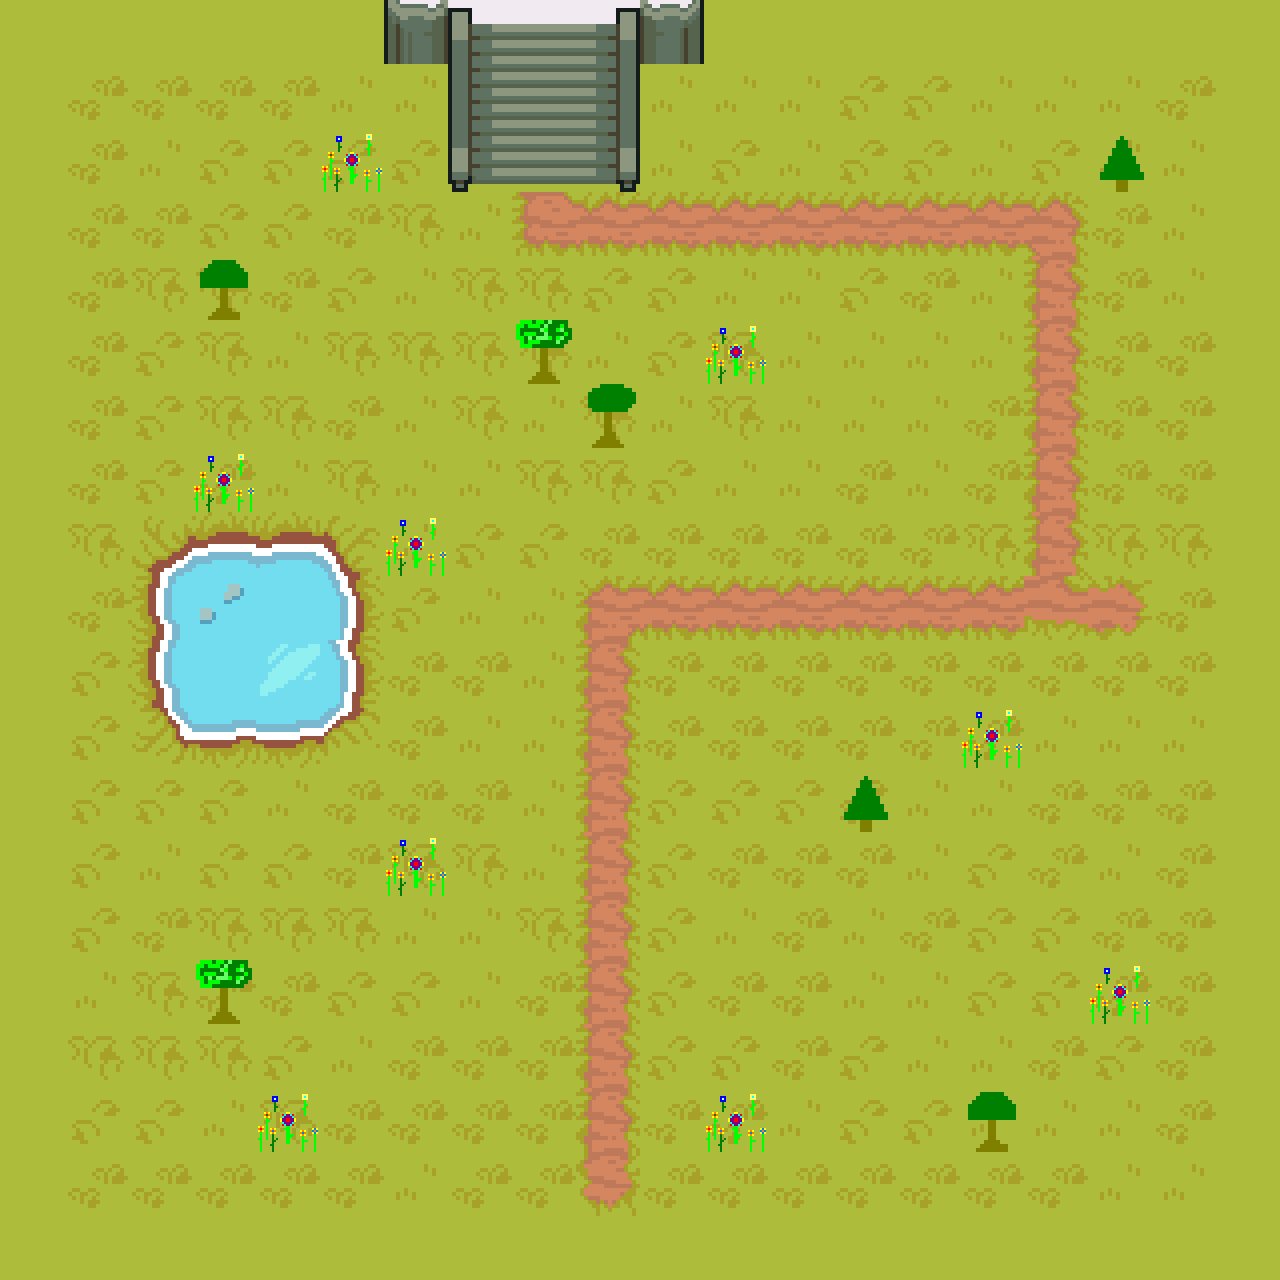

A level layout from a 2D game, rendered from its tile map. Below: a short description, then the map file with its tile-grid data intact:
An orthogonal 20x20 tile map with 64x64 px tiles, 3 tile layers (Tile Layer 1, grass, trees), 2 hidden layers not drawn, 5 tilesets.

<map version="1.9" tiledversion="1.9.1" orientation="orthogonal" renderorder="right-down" width="20" height="20" tilewidth="64" tileheight="64" infinite="0" nextlayerid="10" nextobjectid="1">
 <editorsettings>
  <export target="../level_map/map.csv" format="csv" />
 </editorsettings>
 <tileset firstgid="1" source="../level_map/tiles.tsx" />
 <tileset firstgid="257" source="../level_map/Floor.tsx" />
 <tileset firstgid="807" source="../level_map/red_slime.tsx" />
 <tileset firstgid="808" name="grassandflowers" tilewidth="64" tileheight="64" tilecount="1" columns="0">
  <grid orientation="orthogonal" width="1" height="1" />
  <tile id="0">
   <image width="64" height="64" source="../level_map/grass/flowers1.PNG" />
  </tile>
 </tileset>
 <tileset firstgid="809" name="trees" tilewidth="64" tileheight="64" tilecount="4" columns="0">
  <grid orientation="orthogonal" width="1" height="1" />
  <tile id="0">
   <image width="64" height="64" source="../level_map/trees/tree2.PNG" />
  </tile>
  <tile id="1">
   <image width="64" height="64" source="../level_map/trees/tree.PNG" />
  </tile>
  <tile id="2">
   <image width="64" height="64" source="../level_map/trees/pine.PNG" />
  </tile>
  <tile id="3">
   <image width="64" height="64" source="../level_map/trees/tree3.PNG" />
  </tile>
 </tileset>
 <layer id="1" name="Tile Layer 1" width="20" height="20">
  <data encoding="csv">
521,521,521,521,521,521,584,518,519,520,586,521,521,521,521,521,521,521,521,521,
521,524,524,524,524,502,502,540,541,542,502,502,502,523,523,502,502,502,524,521,
521,524,502,523,523,523,523,562,563,564,502,523,502,523,523,502,523,502,502,521,
521,524,524,523,523,524,522,502,481,478,478,478,478,478,478,478,418,524,502,521,
521,524,522,522,524,523,502,522,522,523,523,502,502,523,524,502,436,524,502,521,
521,524,523,522,502,522,522,522,522,502,523,522,502,502,502,502,436,524,524,521,
521,524,523,522,522,524,502,522,502,522,502,522,502,502,502,524,436,524,524,521,
521,524,523,524,502,522,502,502,522,522,523,502,502,524,502,524,436,524,524,521,
521,522,400,401,401,402,502,523,523,524,524,524,501,501,501,522,436,522,522,521,
521,524,422,530,291,424,523,502,502,415,478,478,478,478,478,478,482,479,524,521,
521,523,422,291,529,424,524,524,502,436,524,524,501,501,501,501,501,501,501,521,
521,523,444,445,445,446,524,502,502,436,524,524,524,524,524,524,502,502,502,521,
521,523,523,523,502,524,524,524,502,436,523,523,523,523,502,502,524,524,524,521,
521,523,502,523,523,524,522,522,502,436,523,524,524,524,502,523,524,502,524,521,
521,523,524,522,522,522,525,502,522,436,523,502,524,502,524,523,523,524,524,521,
521,502,522,524,524,523,523,502,524,436,523,524,524,502,502,523,523,524,524,521,
521,522,522,522,523,502,524,524,524,436,523,523,524,523,502,502,524,523,524,521,
521,523,523,502,522,524,524,524,524,436,524,524,502,523,523,502,502,502,524,521,
521,524,524,524,524,524,502,524,524,458,524,524,524,524,524,524,524,502,502,521,
521,521,521,521,521,521,521,521,521,521,521,521,521,521,521,521,521,521,521,521
</data>
 </layer>
 <layer id="4" name="FloorBlocks" width="20" height="20" visible="0">
  <data encoding="csv">
652,652,652,652,652,652,652,652,652,652,652,652,652,652,652,652,652,652,652,652,
652,0,0,0,0,0,0,0,0,0,0,0,0,0,0,0,0,0,575,652,
652,0,0,0,0,0,0,0,0,0,0,0,0,0,0,0,0,652,575,652,
652,0,0,0,0,0,0,0,0,0,0,0,0,0,0,0,0,0,575,652,
652,0,0,652,0,0,0,0,0,0,0,0,0,0,0,0,0,0,0,652,
652,0,0,0,0,0,0,0,652,0,0,0,0,0,0,0,0,0,0,652,
652,0,0,0,0,0,0,0,0,652,0,0,0,0,0,0,0,0,0,652,
652,0,0,0,0,0,0,0,0,0,0,0,0,0,0,0,0,0,0,652,
652,0,0,0,0,0,0,0,0,0,0,0,0,0,0,0,0,0,0,652,
652,0,0,652,652,0,0,0,0,0,0,0,0,0,0,0,0,0,0,652,
652,0,0,652,652,0,0,0,0,0,0,0,0,0,0,0,0,0,0,652,
652,0,0,0,0,0,0,0,0,0,0,0,0,0,0,0,0,0,0,652,
652,0,0,0,0,0,0,0,0,0,0,0,0,652,0,0,0,0,0,652,
652,0,0,0,0,0,0,0,0,0,0,0,0,0,0,0,0,0,0,652,
652,0,0,0,0,0,0,0,0,0,0,0,0,0,0,0,0,0,0,652,
652,0,0,652,0,0,0,0,0,0,0,0,0,0,0,0,0,0,0,652,
652,0,0,0,0,0,0,0,0,0,0,0,0,0,0,0,0,0,0,652,
652,0,0,0,0,0,0,0,0,0,0,0,0,0,0,652,0,0,0,652,
652,575,0,0,0,0,0,0,0,0,0,0,0,0,0,0,0,0,0,652,
652,652,652,652,652,652,652,652,652,652,652,652,652,652,652,652,652,652,652,652
</data>
 </layer>
 <layer id="5" name="Enimes" width="20" height="20" visible="0">
  <data encoding="csv">
0,0,0,0,0,0,0,0,0,0,0,0,0,0,0,0,0,0,0,0,
0,0,0,0,0,0,0,0,0,0,0,0,0,0,0,0,0,0,0,0,
0,0,0,0,0,0,0,0,807,0,0,0,0,0,0,0,0,0,0,0,
0,0,0,0,0,0,0,0,0,0,0,0,0,0,0,0,0,0,0,0,
0,0,0,0,0,0,0,0,0,0,0,0,0,0,0,0,0,0,0,0,
0,0,0,0,0,0,0,0,0,0,0,0,0,0,0,0,0,0,0,0,
0,0,0,0,0,0,0,0,0,0,0,0,0,0,0,0,0,0,0,0,
0,0,0,0,0,0,0,0,0,0,0,0,0,0,0,0,0,0,0,0,
0,0,0,0,0,0,0,0,0,0,0,0,0,0,0,0,0,0,0,0,
0,0,0,0,0,0,0,0,0,0,0,0,0,0,0,0,0,0,0,0,
0,0,0,0,0,0,0,0,0,0,0,0,0,0,0,0,0,0,0,0,
0,0,0,0,0,0,0,0,0,0,0,0,0,0,0,0,0,0,0,0,
0,0,0,0,0,0,0,0,0,0,0,0,0,0,0,0,0,0,0,0,
0,0,0,0,0,0,0,0,0,0,0,0,0,0,0,0,0,0,0,0,
0,0,0,0,0,0,0,0,0,0,0,0,0,0,0,0,0,0,0,0,
0,0,0,0,0,0,0,0,0,0,0,0,0,0,0,0,0,0,0,0,
0,0,0,0,0,0,0,0,0,0,0,0,0,0,0,0,0,0,0,0,
0,0,0,0,0,0,0,0,0,0,0,0,0,0,0,0,0,0,0,0,
0,0,0,0,0,0,0,0,0,0,0,0,0,0,0,0,0,0,0,0,
0,0,0,0,0,0,0,0,0,0,0,0,0,0,0,0,0,0,0,0
</data>
 </layer>
 <layer id="9" name="grass" width="20" height="20">
  <data encoding="csv">
0,0,0,0,0,0,0,0,0,0,0,0,0,0,0,0,0,0,0,0,
0,0,0,0,0,0,0,0,0,0,0,0,0,0,0,0,0,0,0,0,
0,0,0,0,0,808,0,0,0,0,0,0,0,0,0,0,0,0,0,0,
0,0,0,0,0,0,0,0,0,0,0,0,0,0,0,0,0,0,0,0,
0,0,0,0,0,0,0,0,0,0,0,0,0,0,0,0,0,0,0,0,
0,0,0,0,0,0,0,0,0,0,0,808,0,0,0,0,0,0,0,0,
0,0,0,0,0,0,0,0,0,0,0,0,0,0,0,0,0,0,0,0,
0,0,0,808,0,0,0,0,0,0,0,0,0,0,0,0,0,0,0,0,
0,0,0,0,0,0,808,0,0,0,0,0,0,0,0,0,0,0,0,0,
0,0,0,0,0,0,0,0,0,0,0,0,0,0,0,0,0,0,0,0,
0,0,0,0,0,0,0,0,0,0,0,0,0,0,0,0,0,0,0,0,
0,0,0,0,0,0,0,0,0,0,0,0,0,0,0,808,0,0,0,0,
0,0,0,0,0,0,0,0,0,0,0,0,0,0,0,0,0,0,0,0,
0,0,0,0,0,0,808,0,0,0,0,0,0,0,0,0,0,0,0,0,
0,0,0,0,0,0,0,0,0,0,0,0,0,0,0,0,0,0,0,0,
0,0,0,0,0,0,0,0,0,0,0,0,0,0,0,0,0,808,0,0,
0,0,0,0,0,0,0,0,0,0,0,0,0,0,0,0,0,0,0,0,
0,0,0,0,808,0,0,0,0,0,0,808,0,0,0,0,0,0,0,0,
0,0,0,0,0,0,0,0,0,0,0,0,0,0,0,0,0,0,0,0,
0,0,0,0,0,0,0,0,0,0,0,0,0,0,0,0,0,0,0,0
</data>
 </layer>
 <layer id="8" name="trees" width="20" height="20">
  <data encoding="csv">
0,0,0,0,0,0,0,0,0,0,0,0,0,0,0,0,0,0,0,0,
0,0,0,0,0,0,0,0,0,0,0,0,0,0,0,0,0,0,0,0,
0,0,0,0,0,0,0,0,0,0,0,0,0,0,0,0,0,811,0,0,
0,0,0,0,0,0,0,0,0,0,0,0,0,0,0,0,0,0,0,0,
0,0,0,812,0,0,0,0,0,0,0,0,0,0,0,0,0,0,0,0,
0,0,0,0,0,0,0,0,810,0,0,0,0,0,0,0,0,0,0,0,
0,0,0,0,0,0,0,0,0,809,0,0,0,0,0,0,0,0,0,0,
0,0,0,0,0,0,0,0,0,0,0,0,0,0,0,0,0,0,0,0,
0,0,0,0,0,0,0,0,0,0,0,0,0,0,0,0,0,0,0,0,
0,0,0,0,0,0,0,0,0,0,0,0,0,0,0,0,0,0,0,0,
0,0,0,0,0,0,0,0,0,0,0,0,0,0,0,0,0,0,0,0,
0,0,0,0,0,0,0,0,0,0,0,0,0,0,0,0,0,0,0,0,
0,0,0,0,0,0,0,0,0,0,0,0,0,811,0,0,0,0,0,0,
0,0,0,0,0,0,0,0,0,0,0,0,0,0,0,0,0,0,0,0,
0,0,0,0,0,0,0,0,0,0,0,0,0,0,0,0,0,0,0,0,
0,0,0,810,0,0,0,0,0,0,0,0,0,0,0,0,0,0,0,0,
0,0,0,0,0,0,0,0,0,0,0,0,0,0,0,0,0,0,0,0,
0,0,0,0,0,0,0,0,0,0,0,0,0,0,0,812,0,0,0,0,
0,0,0,0,0,0,0,0,0,0,0,0,0,0,0,0,0,0,0,0,
0,0,0,0,0,0,0,0,0,0,0,0,0,0,0,0,0,0,0,0
</data>
 </layer>
</map>
